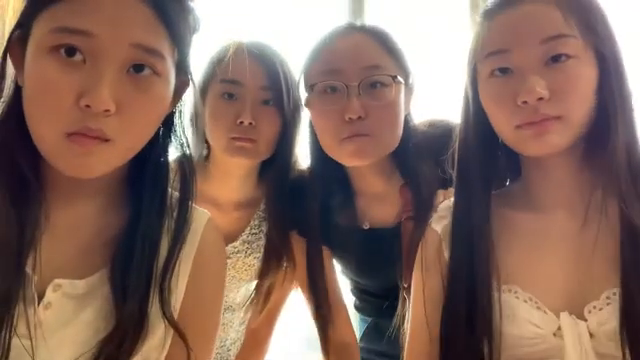
#> input picture frame 60 of 09_projects_2/eyes.mp4, 640 x 360 px
$ python 05_eye_detection_video.py
#> lines starting #> are read from the running program, lines starting #| are printed output that depends on the picture; after the words box and inside, x2 and y2 are one past the last pixel; in counts of white or black regions, pixels touching at a corner belong together
import cv2

# Yüz ve göz tespit sınıflarını yükleme
face_cascade = cv2.CascadeClassifier("D:\\opencv\\OpencvProjects\\haarCascades\\frontalface.xml")
eye_cascade = cv2.CascadeClassifier("D:\\opencv\\OpencvProjects\\haarCascades\\haarcascade_eye.xml")

# Video dosyasını açma
vid = cv2.VideoCapture("eyes.mp4")
#vid = cv2.VideoCapture(0)#for video frame

while True:
    ret, frame = vid.read()
#> frame is the input picture: shape (360, 640, 3); mean B, G, R 94.7, 105.1, 133

    # Eğer video bitti ise döngüyü kır
    if not ret:
        break

    #frame = cv2.resize(frame, (480, 540))
    gray = cv2.cvtColor(frame, cv2.COLOR_BGR2GRAY)
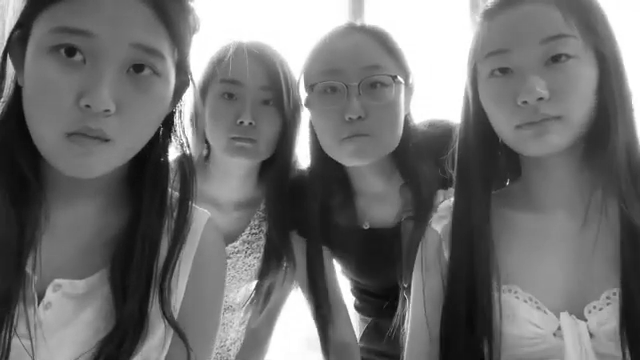
#> gray: shape (360, 640); min 4, max 255, mean 112.3

    # Yüz tespiti
    faces = face_cascade.detectMultiScale(gray, 1.1, 7)
#> faces = [[183, 171, 89, 89], [197, 64, 97, 97], [304, 50, 103, 103], [466, 13, 140, 140], [18, 5, 167, 167]]

    for (x, y, w, h) in faces:
        cv2.rectangle(frame, (x, y), (x+w, y+h), (0, 0, 255), 2)

        # Sadece yüz bölgesinde göz tespiti
        roi_frame = frame[y:y+h, x:x+w]
        roi_gray = gray[y:y+h, x:x+w]

        eyes = eye_cascade.detectMultiScale(roi_gray,1.1,6)
        for (ex, ey, ew, eh) in eyes:
            cv2.circle(roi_frame, (int(ex + ew/2), int(ey + eh/2)), int(ew/2), (255, 0, 0), 1)
#> this loop made 5 passes
#> (x, y, w, h, eyes) on passes 2 to 5: (197, 64, 97, 97, [[18, 17, 29, 29]]), (304, 50, 103, 103, [[55, 20, 30, 30], [14, 28, 25, 25]]), (466, 13, 140, 140, [[69, 24, 41, 41], [15, 38, 40, 40]]), (18, 5, 167, 167, [[24, 23, 49, 49], [98, 41, 45, 45]])
#> pass 1, `roi_frame = frame[y:y+h, x:x+w]`:
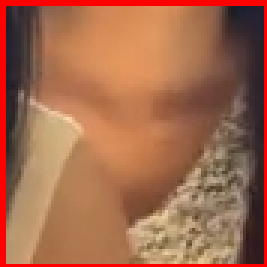
#> roi_frame: shape (89, 89, 3) (shown 3 times larger); mean B, G, R 76.2, 104.6, 162.9
#> pass 1, `roi_gray = gray[y:y+h, x:x+w]`:
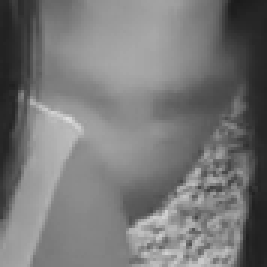
#> roi_gray: shape (89, 89) (shown 3 times larger); min 26, max 222, mean 119.3
#> pass 2, `roi_gray = gray[y:y+h, x:x+w]`:
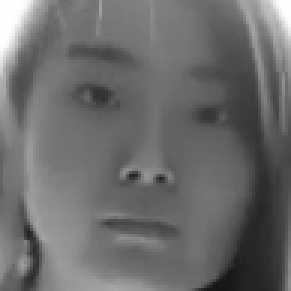
#> roi_gray: shape (97, 97) (shown 3 times larger); min 21, max 255, mean 107.7
#> after the loop:
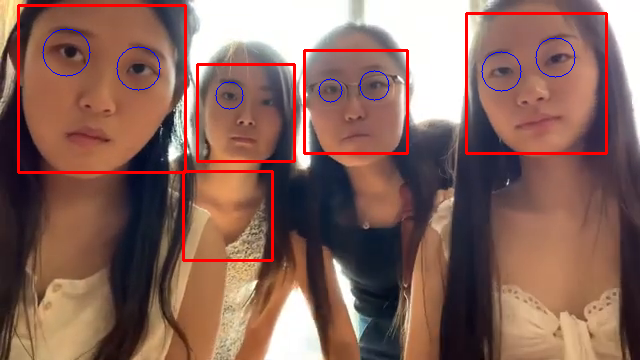
#> frame: shape (360, 640, 3); 3.39% of pixels changed, all inside (x1, y1, x2, y2) = (17, 4, 608, 262)
#> after the loop:
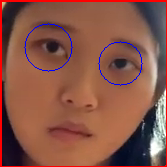
#> roi_frame: shape (167, 167, 3); mean B, G, R 71, 84.7, 136.3
#> after the loop:
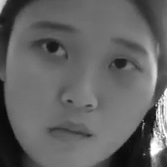
#> roi_gray: shape (167, 167); min 7, max 255, mean 99.1

    cv2.imshow("frame", frame)

    # Çıkmak için ESC tuşuna bas
    if cv2.waitKey(20) == 27:
#> (key Esc is pressed here)
        break

# Kaynakları serbest bırak
vid.release()
cv2.destroyAllWindows()

$ run again, starting later in the video
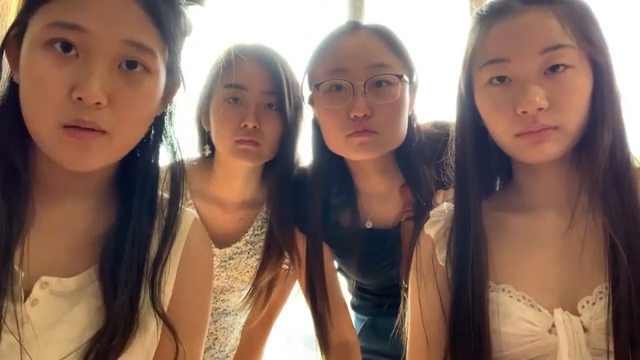
#> input picture frame 270 of 09_projects_2/eyes.mp4, 640 x 360 px
#> frame is the input picture: shape (360, 640, 3); mean B, G, R 96.8, 108.4, 135
#> `gray = cv2.cvtColor(frame, cv2.COLOR_BGR2GRAY)`:
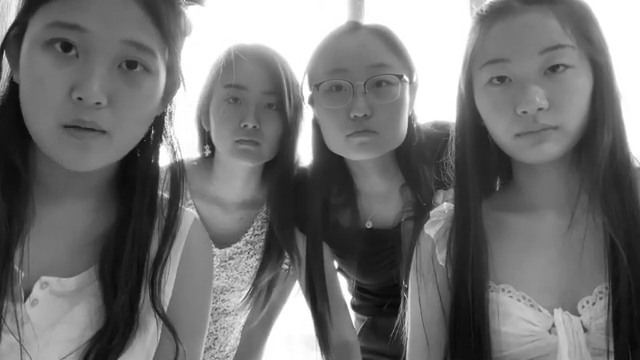
#> gray: shape (360, 640); min 7, max 255, mean 115
#> faces = [[208, 75, 85, 85], [309, 49, 101, 101], [460, 24, 142, 142], [9, 3, 166, 166]]
#> the loop `for (x, y, w, h) in faces:` made 4 passes
#> (x, y, w, h, eyes) on passes 1 to 4: (208, 75, 85, 85, [[13, 13, 25, 25], [49, 20, 23, 23]]), (309, 49, 101, 101, [[58, 23, 25, 25], [12, 23, 31, 31]]), (460, 24, 142, 142, [[78, 28, 34, 34], [20, 37, 37, 37]]), (9, 3, 166, 166, [[28, 20, 48, 48], [101, 41, 42, 42]])
#> after the loop `for (x, y, w, h) in faces:`:
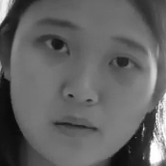
#> roi_gray: shape (166, 166); min 10, max 255, mean 98.5

$ run again, starting later in the video
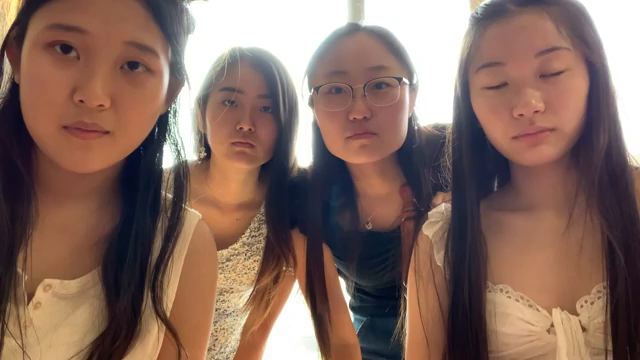
#> input picture frame 480 of 09_projects_2/eyes.mp4, 640 x 360 px
#> frame is the input picture: shape (360, 640, 3); mean B, G, R 97, 107.1, 133.8
#> `gray = cv2.cvtColor(frame, cv2.COLOR_BGR2GRAY)`:
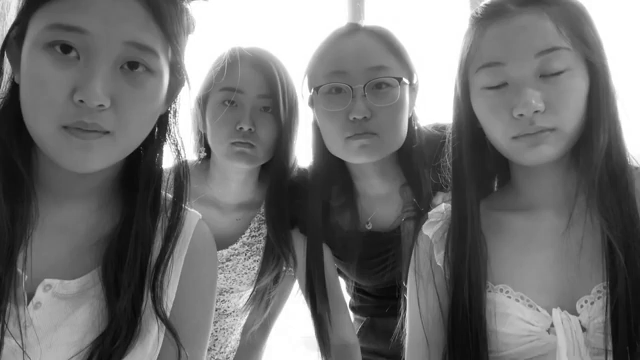
#> gray: shape (360, 640); min 3, max 255, mean 113.9
#> faces = [[180, 168, 96, 96], [203, 77, 86, 86], [308, 50, 105, 105], [460, 27, 138, 138], [16, 6, 162, 162]]
#> the loop `for (x, y, w, h) in faces:` made 5 passes
#> (x, y, w, h, eyes) on passes 2, 3, 5: (203, 77, 86, 86, [[12, 12, 29, 29], [52, 23, 21, 21]]), (308, 50, 105, 105, [[60, 24, 25, 25], [15, 27, 27, 27]]), (16, 6, 162, 162, [[22, 19, 49, 49], [95, 39, 42, 42]])
#> after the loop `for (x, y, w, h) in faces:`:
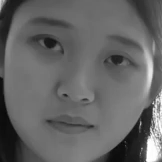
#> roi_gray: shape (162, 162); min 6, max 255, mean 100.6
